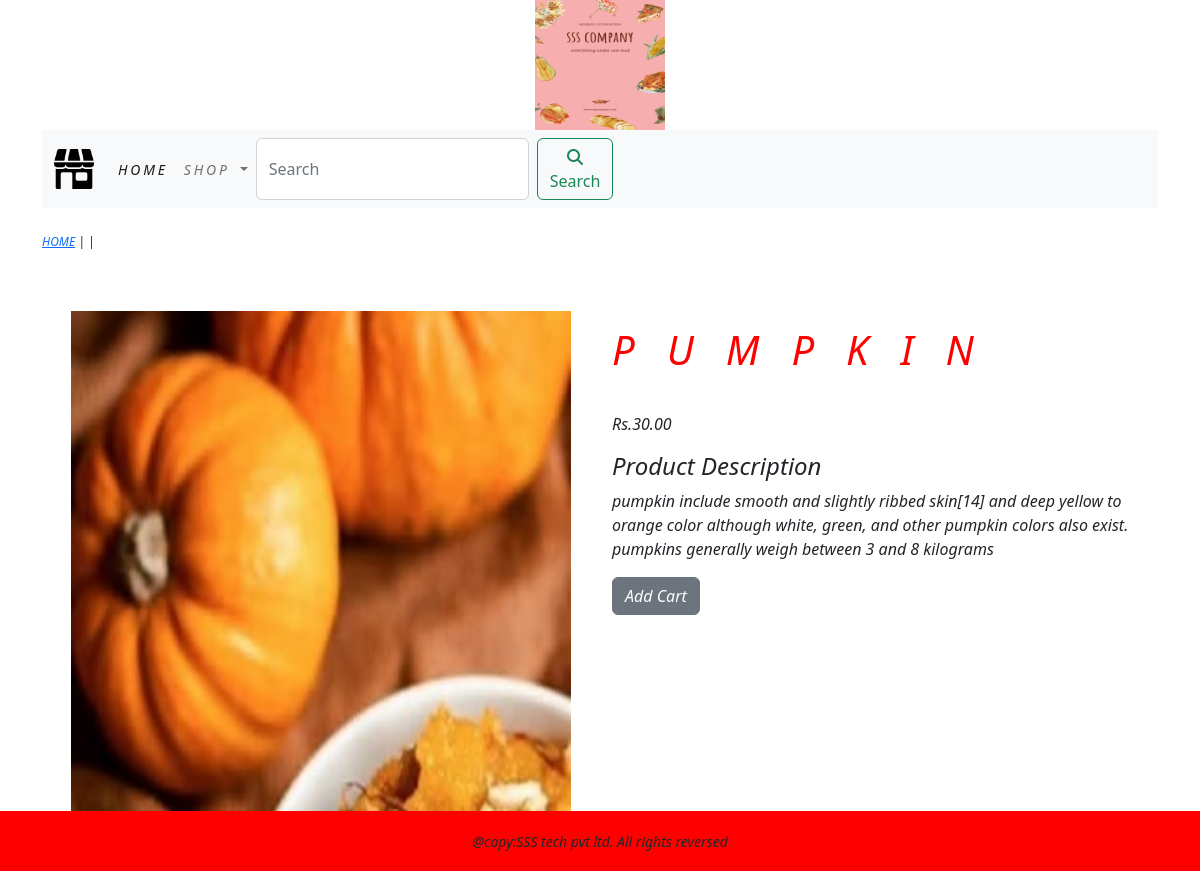
/vegetable/pumpkin, run on the app's committed database.
### shop/models.py (models this page shows, shortened)
class PRODUCT(models.Model):
    objects = None
    name = models.CharField(max_length=250, unique=True)
    slug = models.SlugField(max_length=250, unique=True)
    description = models.TextField(blank=True)
    price = models.DecimalField(max_digits=10, decimal_places=2)
    category = models.ForeignKey(CATEGORY, on_delete=models.CASCADE)
    image = models.ImageField(upload_to='product', blank=True)
    stock = models.IntegerField()
    available = models.BooleanField(default=True)
    created = models.DateTimeField(auto_now_add=True)
    updated = models.DateTimeField(auto_now=True)
    class Meta:
        ordering = ('name',)
        verbose_name = 'product'
        verbose_name_plural = 'products'

### shop/views.py (the view)
# urls.py: path('<slug:c_slug>/<slug:product_slug>', views.proDetail, name='proCatDetail'),
def proDetail(request, c_slug, product_slug):
    try:
        product = PRODUCT.objects.get(category__slug=c_slug, slug=product_slug)
    except Exception as e:
        raise e
    return render(request, 'product.html', {'product': product})

### Cart/context_processors.py (called while the page is built)
def counter(request):
    item_count = 0
    if 'admin' in request.path:
        return {}
    else:
        try:
            cart = CART.objects.filter(cart_id=cart_id(request))
            cart_items = CARTITEM.objects.all().filter(cart=cart[:1])
            for cart_item in cart_items:
                item_count += cart_item.quantity
        except CART.DoesNotExist:
            item_count = 0
        return dict(item_count=item_count)

### Cart/views.py (called while the page is built)
def cart_id(request):
    cart = request.session.session_key
    if not cart:
        cart = request.session.create()
    return cart

### shop/context_processors.py (called while the page is built)
def menu_link(request):
    links = CATEGORY.objects.all()
    return dict(links=links)

### shop/models.py (called while the page is built)
    def get_url(self):
        return reverse('shop:products_by_category', args=[self.slug])

### template/product.html (shortened to what this page needs)
{% extends 'base.html' %}
{% load static %}
{% block content %}
<div class="row my_prod_row">
    <div class="mx_auto">
        <p> <a href ="{% url 'shop:allProdCat' %}"> HOME</a> | <a href="{{PRODUCT.CATEGORY.get_url}}">{{PRODUCT.category}}</a>| {{PRODUCT.name}}</p>
    </div>
</div>
<div class="container">
<br>
<div class="row">
      <div class=" col-12 col-sm-12 col-md-12 col-lg-6 text-center">
        <div style="min-width:18rem">
        <img src="{{product.image.url}}" alt="{{product.name}}" width="500px" height="500px">
        </div>
      </div>
        <div class="col-12 col-sm-12 col-md-12 col-lg-6">
          <div>
            <h1 class="my_prod_title" style = "letter-spacing:.8em; color:#ff0000">{{product.name}}</h1>
            <p>Rs.{{product.price}}</p>
            <h4>Product Description</h4>
            <p class="text-justify">{{product.description}}</p>
            {% if product.stock <= 0 %}
                <p><b> OUT OF STOCK</b></p>
            {% else %}
                <a class="btn btn-secondary" href="{% url 'Cart:add_cart' product.id %}">Add Cart</a>
            {% endif %}
         </div>
        </div>
    </div>
</div>
{% endblock %}

### static/css/custom.css (style rules this page uses)
body { font-family: "Roboto", sans-serif; font-weight: 700; font-style: italic; }
.my_prod_row { padding-top:25px; padding-bottom:20px; }
.my_prod_row .mx_auto { font-size:12px; text-decoration:none; }
.my_prod_title { letter-spacing:.8em; text-transform: uppercase; padding-top:15px; padding-bottom:30px; }

### data on the page
PRODUCT: image (picture), name "PUMPKIN", price "30.00", description "pumpkin include smooth and slightly ribbed skin[14] and deep yellow to orange color although white, green, and other pumpkin colors also exist. pumpkins generally weigh between 3 and 8 kilograms"
